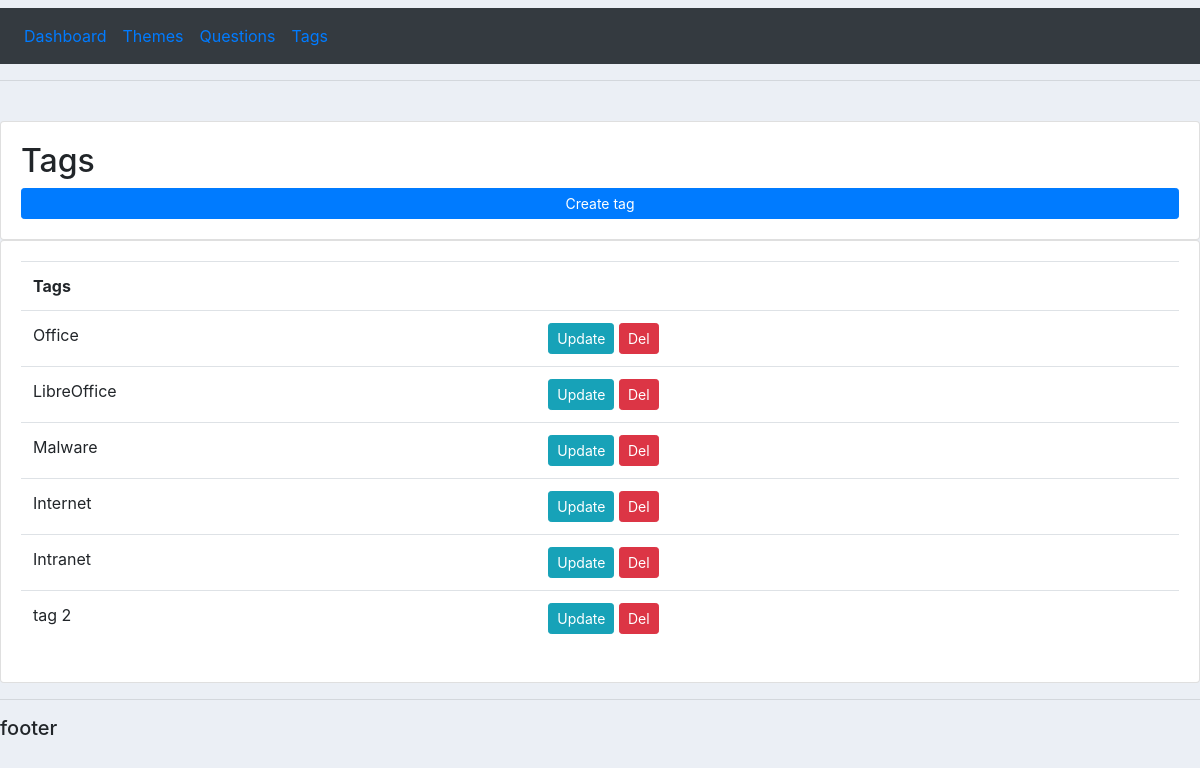
The page /tags/ on the database as committed earlier.
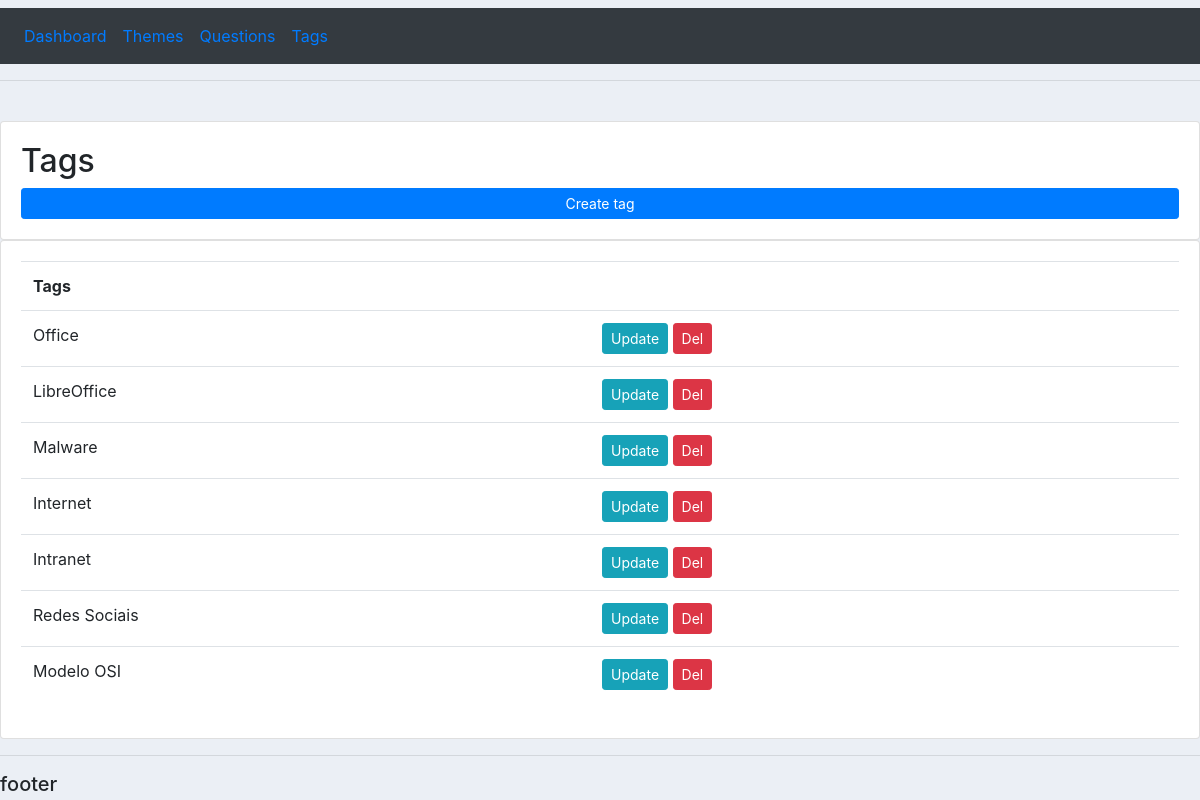
The same page on the database as committed later.
### questions/models.py (models this page shows, shortened)
class Tag(models.Model):
    name = models.CharField(max_length=200, null=True, unique=True)

### questions/views.py (the view)
# urls.py: path('tags/', views.tags, name="tags"),
def tags(request):
    tags = Tag.objects.all()
    context = {'tags':tags}
    return render(request, 'questions/tags.html', context)

### questions/templates/questions/tags.html
{% extends 'questions/main.html' %}
{% block content %}
<br>
<div class="row">
    <div class="col-md">
        <div class="card card-body">
                <h2>Tags</h2>
                <a class="btn btn-primary  btn-sm btn-block" href="{% url 'create_tags' %}">Create tag</a>
        </div>
        <div class="card card-body">
            <table class="table">
                <tr><th>Tags</th><th></th></tr>
                {% for item in tags %}
                    <tr>
                        <td>{{ item.name }}</td>
                        <td>
                            <a class="btn btn-sm btn-info" href="{% url 'update_tags' item.id %}">Update</a>
                            <a class="btn btn-sm btn-danger" href="{% url 'delete_tags' item.id  %}">Del</a>
                        </td>
                    </tr>
                {% endfor %}
            </table>
        </div>
    </div>
</div>
{% endblock %}

Rows that differ between the two databases and show on the page:
changed Tag: name "tag 2" → "Redes Sociais"
added Tag: name "Modelo OSI"
